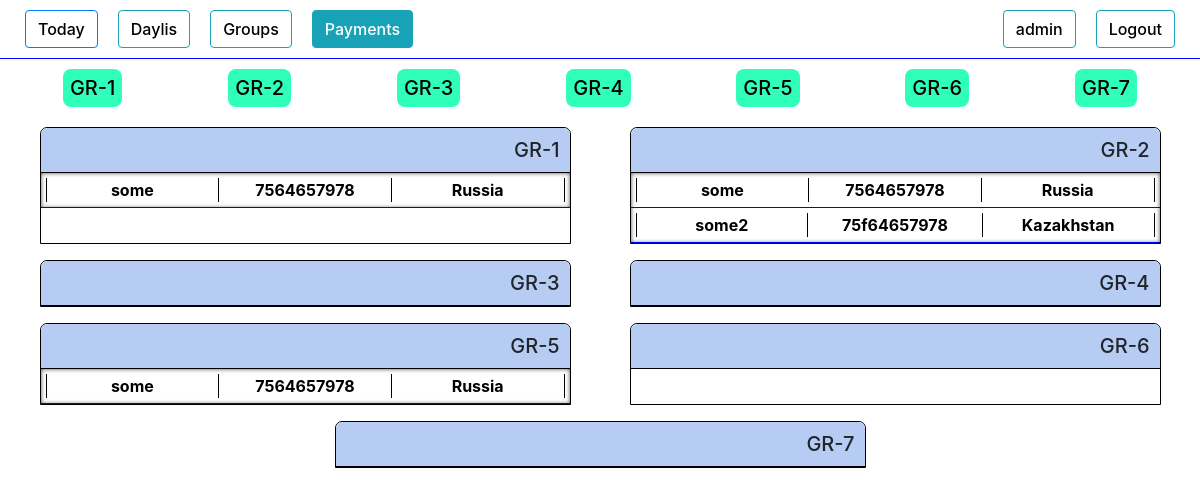
Page /groups_payments/ (signed in) on the earlier database version.
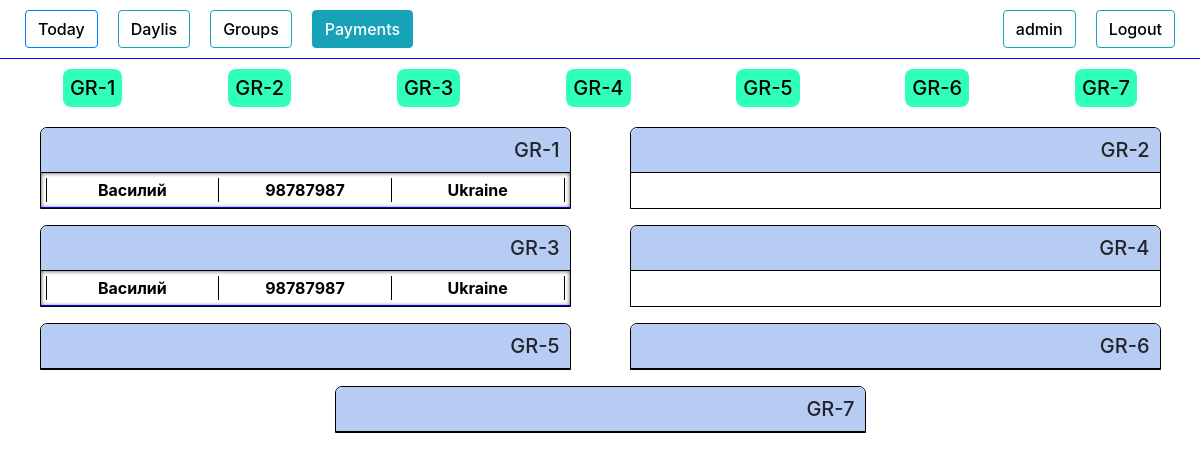
Same page on the later database version.
### authorization/models.py (models this page shows, shortened)
class Group(models.Model):
    name            = models.CharField(max_length=100, blank=True)
    created_date    = models.DateTimeField(blank=True, null=True)
    time_start      = models.DateTimeField(blank=True, null=True)
    time_end        = models.DateTimeField(blank=True, null=True)
    def __str__(self):
        return self.name
    def get_related(self):
        li = People.objects.filter(group = self)
        return li

class People(models.Model):
    request_date    = models.DateTimeField(blank=True, null=True)
    name            = models.CharField(max_length=100, blank=True)
    phone           = models.CharField(max_length=100, blank=True)
    email           = models.CharField(max_length=100, blank=True)
    course          = models.CharField(max_length=100, blank=True)
    country         = models.CharField(max_length=100, blank=True)
    university      = models.CharField(max_length=100, blank=True)
    work            = models.CharField(max_length=100, blank=True)
    where_from      = models.CharField(max_length=100, blank=True)
    currency        = models.CharField(max_length=100, blank=True)
    course_price    = models.IntegerField(blank=True, null=True)
    comments        = models.TextField(blank=True)
    wishes          = models.TextField(blank=True)
    callback_time   = models.DateTimeField(blank=True, null=True)
    group           = models.ManyToManyField(Group)
    request_status  = models.CharField(max_length=100, blank=True)
    payment_history = models.TextField(blank=True)
    total_payment   = models.IntegerField(blank=True, null=True)
    payment_source  = models.CharField(max_length=100, blank=True)
    obligation      = models.IntegerField(blank=True, null=True)
    date_added      = models.DateTimeField(blank=True, null=True)

### authorization/views.py (the view)
# urls.py: path('groups_payments/', views.groups_payments, name='groups_payments'),
@login_required
def groups_payments(request):
    if request.method == 'POST':
        n_form = UserUpdateForm(request.POST, instance=request.user)
        if n_form.is_valid():
            n_form.save()
            messages.success(request, f'Data has been updated!')
            return redirect('staff')
        else:
            messages.warning(request, f'Something wrong, maybe this name is allready taken')
            return redirect('staff')
    else:
        n_form = UserUpdateForm(instance=request.user)
        li = set(Group.objects.all())
        context = {
        "n_form":n_form,
        "li":li,
        }
        return render(request,"groups_payments.html",context)

### authorization/templates/groups_payments.html (shortened to what this page needs)
{% load crispy_forms_tags %}
<!DOCTYPE html>
<html lang="en">
<head>
    <link rel="stylesheet" href="https://stackpath.bootstrapcdn.com/bootstrap/4.4.1/css/bootstrap.min.css">
    {% load staticfiles %}
    <link rel="stylesheet" href="{% static 'style.css' %}" type="text/css">
</head>
<body>
    <div class="header">
        <div class="text col-8">
            <button class="btn btn-outline-primary " type="button">
                <a href="{% url 'today_table' %}">
                    Today
                </a>
            </button>
            <button class="btn btn-outline-info " type="button">
                <a href="{% url 'staff' %}">
                    Daylis
                </a>
            </button>
            <button class="btn btn-outline-info " type="button">
                <a href="{% url 'groups' %}">
                    Groups
                </a>
            </button>
            <button class="btn btn-outline-info active" type="button">
                <a href="{% url 'groups_payments' %}">
                    Payments
                </a>
            </button>
        </div>
        <div class="settings col-4">
        <button class="btn btn-outline-info" type="button" data-toggle="collapse" data-target="#InfoUpdateField" aria-expanded="false">
            {{user.username}}
        </button>
        <button class="btn btn-outline-info" type="button" data-toggle="collapse" data-target="#ConfirmationField" aria-expanded="false">
            Logout
        </button>
    </div>
    </div>
    <div class="content ">
        <div class="new_tables">
            <div class="groups_list">
                {% if li %}
                    {% for list_items in li %}
                            <a href="#{{ list_items }}"><h5>{{ list_items }}</h5></a>
                    {% endfor %}
                {% endif %}
            </div>
            {% if li %}
                <div class="table_groups">
                {% for list_items in li %}
                    <div class="table_group table show" id="{{ list_items }}" >
                        <div class="table_header " >
                            <h5>{{ list_items }}</h5>
                        </div>
                        <div class="table_content table_content_groups show" id='table_content'>
                        {% for item in list_items.get_related %}
                            <div class="item groups_item">
                                <a href="{% url 'item_groups_update' item.id %}" target="_blank" onClick="popupWin = window.open(this.href, 'Window', 'location,width=720,height=800,top=200,left=300'); popupWin.focus(); return false;">
                                    <div class="item_header" data-toggle="collapse" data-target="#item_description" {% if item.call_status %} style="background-color: rgba(255, 157, 0, 0.554);" {% endif %}>
                                        <table class="item_info_table" style="width:100%">
                                            <tr>
                                            <th><div class="name">{{item.name}}</div></th>
                                            <th><div class="phone">{{item.phone}}</div></th>
                                            <th><div class="country">{{item.country}}</div></th>
                                            </tr>
                                        </table>
                                    </div>
                                </a>
                            </div>
                        {% endfor %}
                        </div>
                    </div>
                    {% endfor %}
                </div>
            {% else %}
                <h3 style="text-align: center;">Still no tables or something wrong</h3>
            {% endif %}
        </div>
    </div>
</body>
</html>

Differences in the rows shown:
removed People: name "some", phone "7564657978", country "Russia"
removed People: name "some2", phone "75f64657978", country "Kazakhstan", shown under Group "GR-2"
added People: name "Василий", phone "98787987", country "Ukraine"
